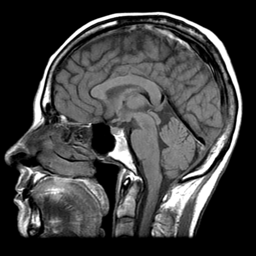
%> input picture data/head256.png, 256 x 256 px
$ octave DemoSuperresolution.m   (GNU Octave 9; MATLAB toolbox functions it lacks are replaced by stand-ins)
%> lines starting %> are read from the running program, lines starting %| are printed output that depends on the picture
### Misc/interpolate_nans.m
function v=interpolate_nans(x,method)
if nargin<2
    method='linear';
end
    [h,w]=size(x);
    X=[];
    Y=[];
    Xq=[];
    Yq=[];
    V=[];
    for i=1:h
        for j=1:w
            if ~isnan(x(i,j))
                X=[X;i];
                Y=[Y;j];
                V=[V;x(i,j)];
            end
        end
    end
    [Xq,Yq] = meshgrid(1:h,1:w);
    v = griddata(X,Y,V,Xq,Yq,method);
    v=v';
end

### DemoSuperresolution.m
%trying to making superresolution with NESTA
%It will probably not work very well, because the sampling parttern of
%a low resolution image from a high resolution image is regular
close all;
clear all;
addpath(genpath('./Misc'))
sr=4;
x=im2double(imread('data/head256.png'))/255;
%> x: size 256x256 double; min 0, max 0.00392, mean 0.000964
xnans=x;
xsub=x(1:sr:end,1:sr:end);
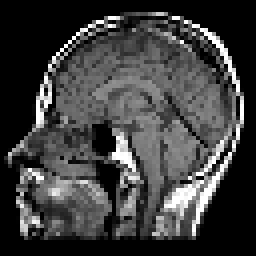
%> xsub: size 64x64 double (shown 4 times larger); min 0, max 0.00392, mean 0.000959; drawn with min black and max white
xnans=nan(size(x));
xnans(1:sr:end,1:sr:end)=xsub;
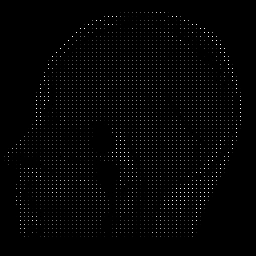
%> xnans: size 256x256 double; 93.75% of the values are NaN or infinite; the others: min 0, max 0.00392, mean 0.000959; drawn with min black, max white, NaN and infinite black
figure(1)
subplot(2,3,1)
imshow(x,[])
subplot(2,3,2)
imshow(xsub,[])
subplot(2,3,3)
imshow(xnans,[])

verbose=0;
mu=0.1;
delta=0.01;


xic=interpolate_nans(xnans,'cubic');
%> after the loop in interpolate_nans, `for i=1:h`: V = 4096 values, max 0.00392 at index 284, min 0 at index 1, mean 0.000959; X = 4096 values from 1 to 253; Y = 4096 values, max 253 at index 64, min 1 at index 1, mean 127
%> the run ends on the next line
